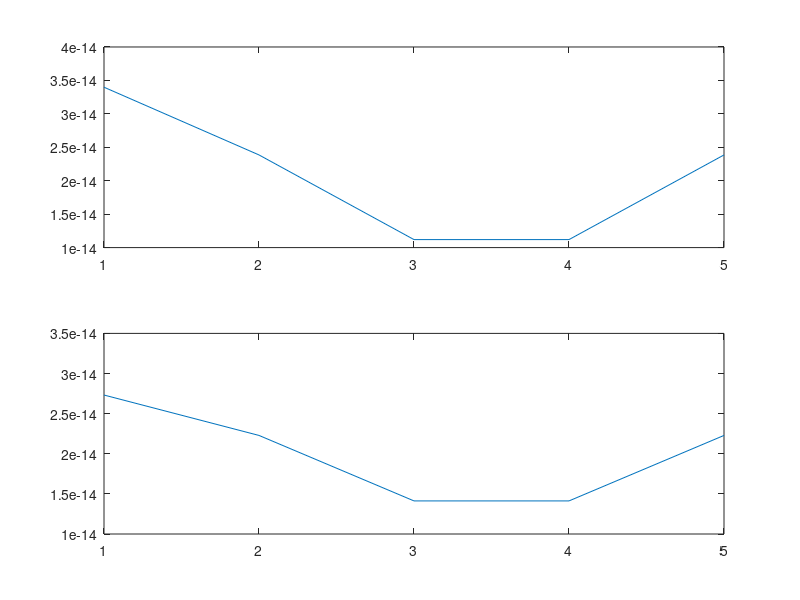

The MATLAB script that drew this image:
%% Problem 1/2

f1 = input('Enter f1: ');
f2 = input('Enter f2: ');
N = input('Enter Length of Signal, N: ');
R = input('Enter Length of DFT, R: ');
n = 1:N;

for n = 1:N    
     x(n) = (1/2)*sin(2*pi*f1*n) + sin(2*pi*f2*n);     
end

y = fft(x,R);
X = abs(y);
plot(X)


%% Problem 3

f1 = input('Enter f1: ');
f2 = input('Enter f2: ');
N = input('Enter Length of Signal, N: ');
R = input('Enter Length of DFT, R: ');
n = 1:N;

for n = 1:N    
     x(n) = 0.85*sin(2*pi*f1*n) + sin(2*pi*f2*n);     
end

y = fft(x,R);
X = abs(y);
subplot(2,1,1),plot(X)

W = hamming(length(x));
Y = fft(x'.*W);
Z = abs(Y);
subplot(2,1,2), plot(Z);

